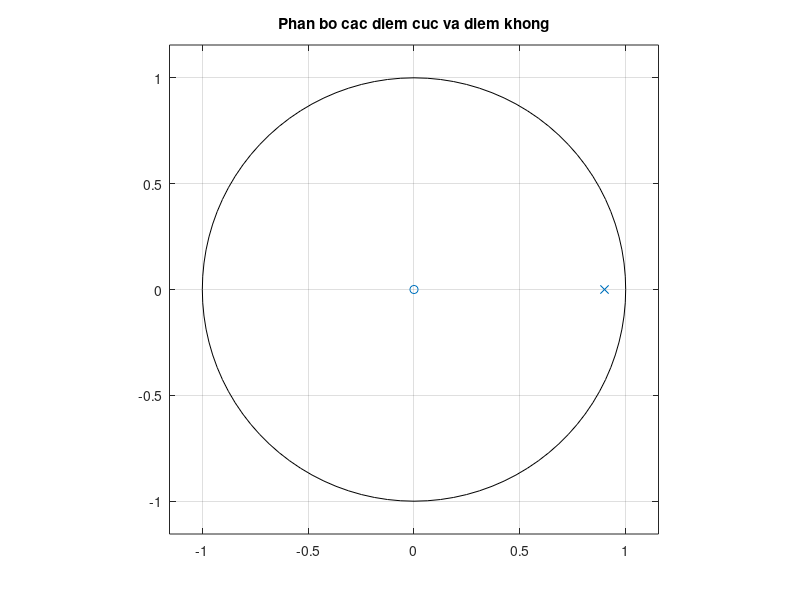
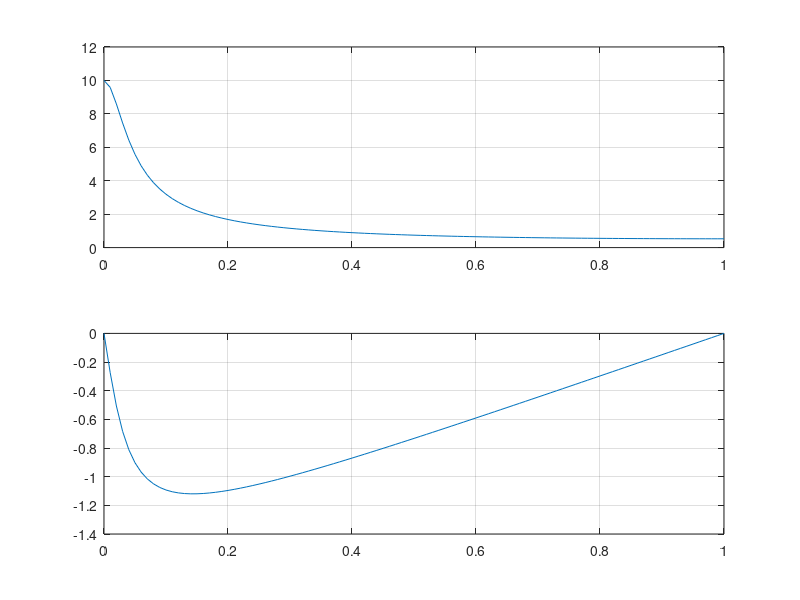

MATLAB code to generate these figures, in order:
b = [1 0];
a = [1 -0.9];

figure;
zplane(b, a);
title('Phan bo cac diem cuc va diem khong');

[H, w] = freqz(b, a, 200, 'whole');
magH = abs(H(1:101));
phaH = angle(H(1:101));

figure;
subplot(2, 1, 1);
plot(w(1:101)/pi,magH);
grid on;

subplot(2, 1, 2);
plot(w(1:101)/pi, phaH);
grid on;



% a = 1;
% b = [1 -0.9];
% 
% %Tim phan bo ca diem cuc va diem khong
% 
% subplot(3,1,1);
% zplane(a, b);
% title('Zplane');
% 
% %Tim dap ung tan so bang cach danh gia 200 diem roi rac cua H(z) tren duong
% %tron don vi
% [H, w] = freqz(a, b, 200, 'whole');
% 
% magH = abs(H(1:101));
% phaH = angle(H(1:101));
% 
% subplot(3,1,2);
% plot(w(1:101)/pi, magH);
% grid on;
% title('Magnitude Part');
% ylabel('Magnitude');
% xlabel('Frequency in pi unit');
% 
% subplot(3,1,3);
% plot(w(1:101)/pi, phaH);
% grid on;
% title('Phase Part');
% ylabel('Phase');
% xlabel('Frequency in pi unit');
% 
% 
